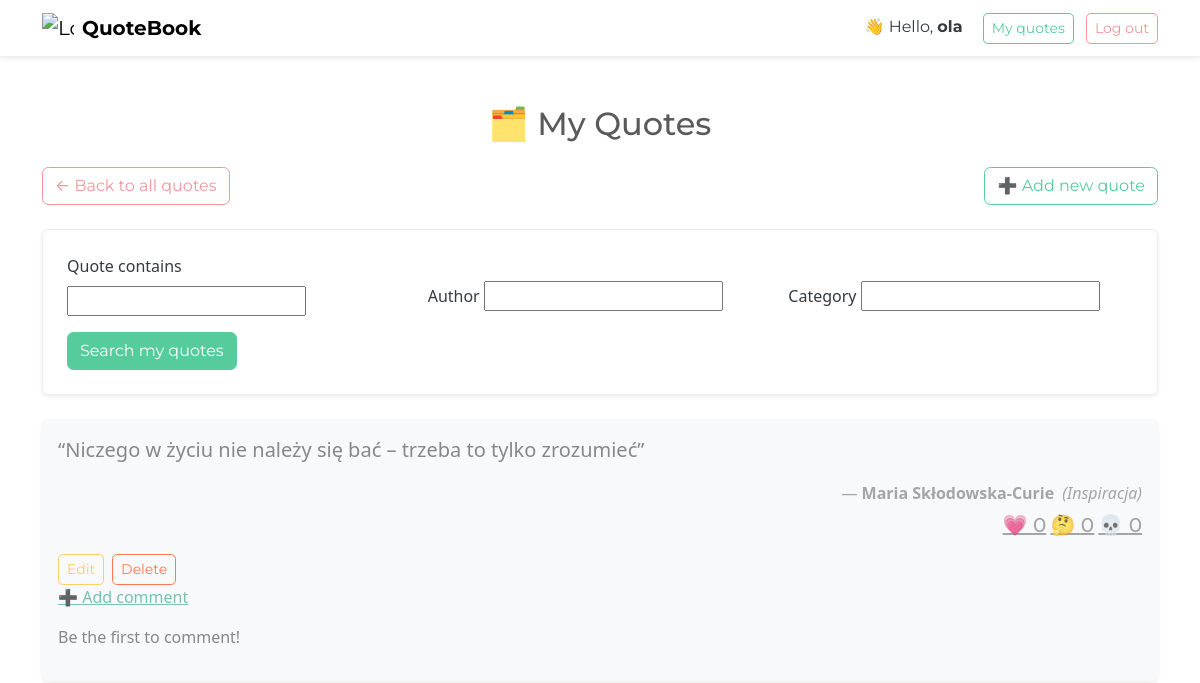
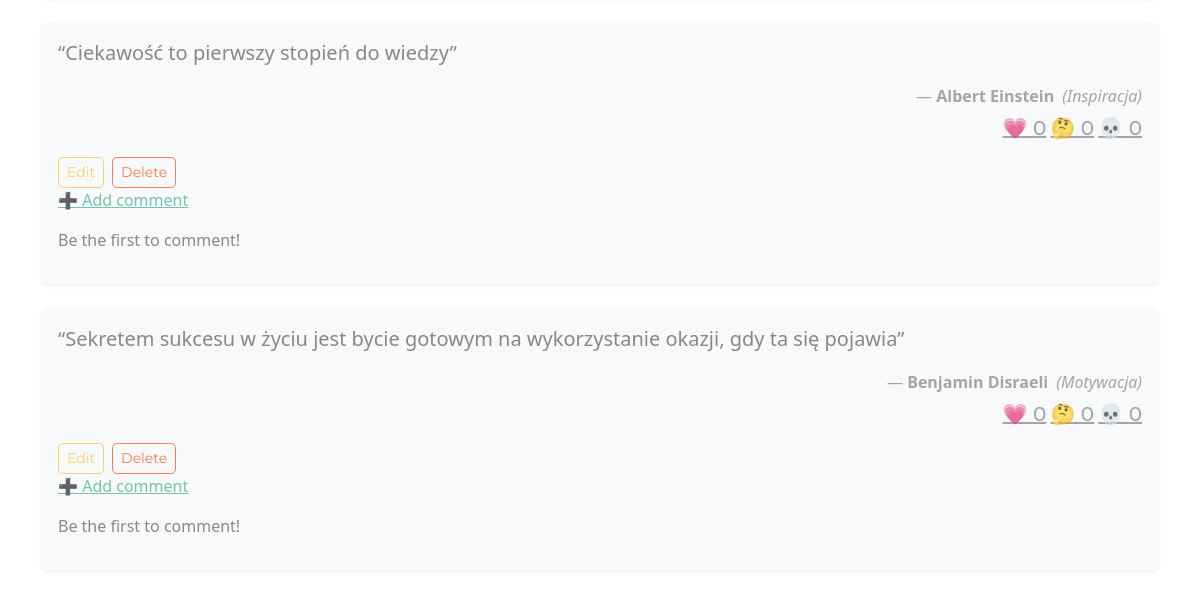
Page /my-quotes/ (signed in, upper part) on the earlier database version (2 pictures, top to bottom).
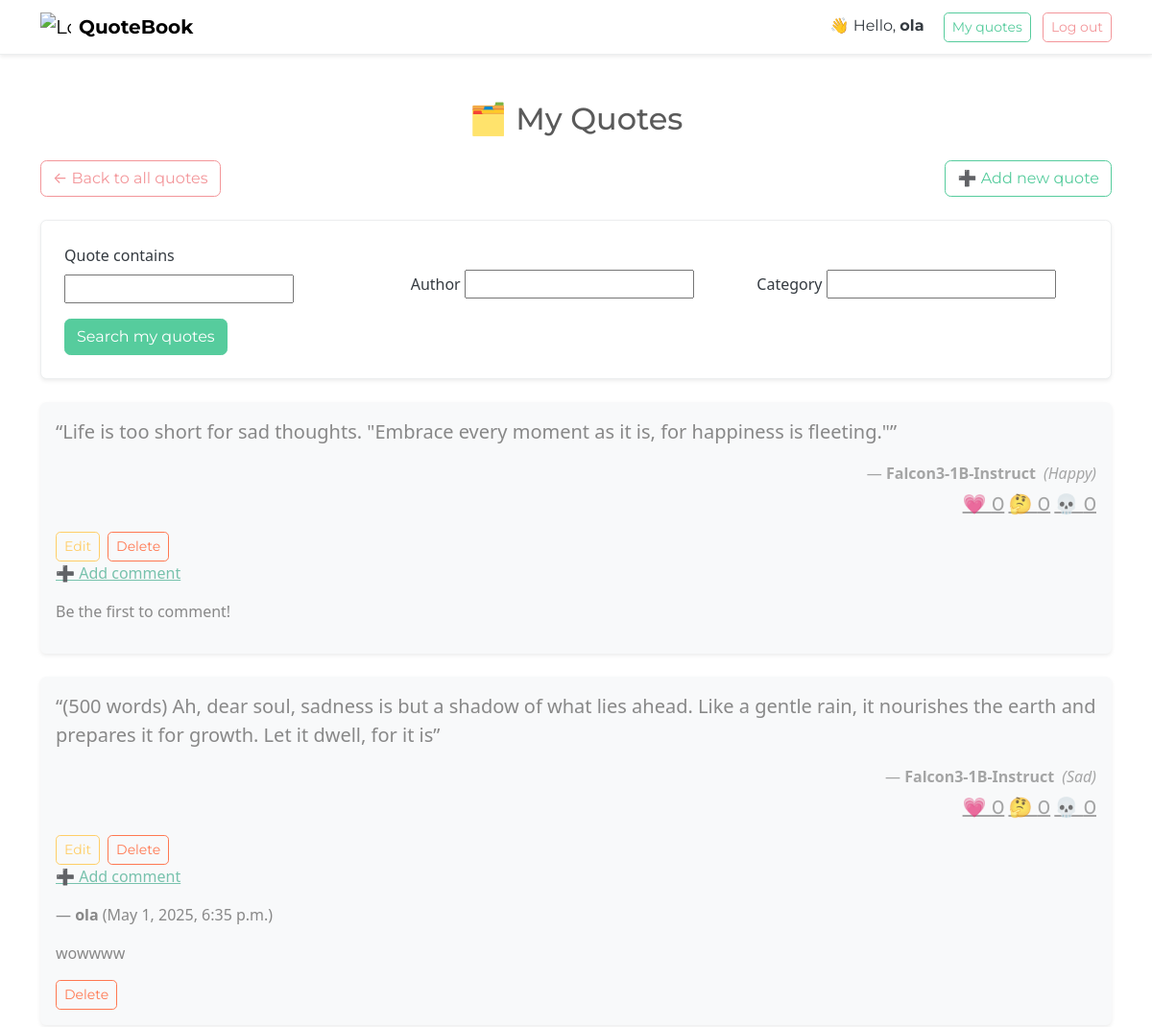
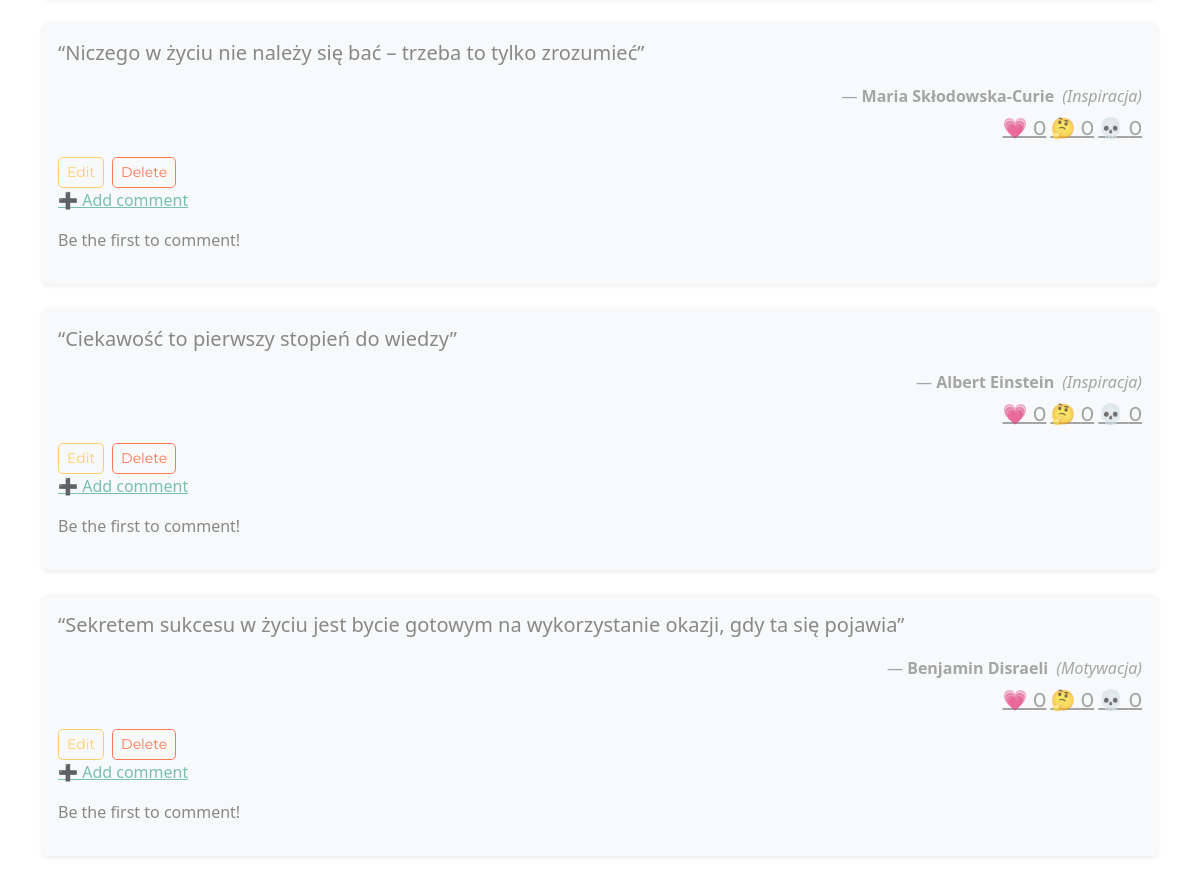
Same page on the later database version (2 pictures, top to bottom).
### quote/models.py (models this page shows, shortened)
class Quote(models.Model):
    author = models.CharField(max_length=100)
    text = models.TextField()
    category = models.CharField(max_length=50, blank=True)
    user = models.ForeignKey(User, on_delete=models.CASCADE)
    @property
    def vote_counts(self):
        return {
            vote_type.label: self.votes.filter(typ=vote_type).count()
            for vote_type in VoteType
        }

class Comment(models.Model):
    quote = models.ForeignKey(Quote, on_delete=models.CASCADE, related_name='comments')
    user = models.ForeignKey(User, on_delete=models.CASCADE)
    content = models.TextField()
    created_at = models.DateTimeField(auto_now_add=True)

### quote/views.py (the view)
# urls.py: path('my-quotes/', views.my_quotes, name='my_quotes'),
@login_required
def my_quotes(request):
    form = QuoteSearchForm(request.GET)
    quotes = Quote.objects.filter(user=request.user).order_by('-id')
    comments = []
    for quote in quotes:
        comments.append(quote.comments.all())
    if form.is_valid():
        text = form.cleaned_data.get('text')
        author = form.cleaned_data.get('author')
        category = form.cleaned_data.get('category')
        if text:
            quotes = quotes.filter(text__icontains=text)
        if author:
            quotes = quotes.filter(author__icontains=author)
        if category:
            quotes = quotes.filter(category__icontains=category)
    return render(request, 'quote/my_quotes.html', {
        'quotes': quotes,
        'search_form': form,
        'comments': comments,
    })

### quote/forms.py
class QuoteSearchForm(forms.Form):
    text = forms.CharField(max_length=100, required=False, label='Quote contains')
    author = forms.CharField(max_length=100, required=False, label='Author')
    category = forms.CharField(max_length=50, required=False, label='Category')

### quote/templates/quote/my_quotes.html (shortened to what this page needs)
{% load custom_tags %}
<!DOCTYPE html>
<html lang="en">
<head>
    <link rel="stylesheet" href="https://cdn.jsdelivr.net/npm/bootswatch@5.3.3/dist/minty/bootstrap.min.css">
</head>
<body class="bg-body text-dark">
<nav class="navbar navbar-expand-lg navbar-light bg-white border-bottom shadow-sm mb-4">
  <div class="container">
    <a class="navbar-brand d-flex align-items-center" href="{% url 'home' %}">
        <img src="https://img.icons8.com/color/48/book.png" alt="Logo" style="width: 32px; margin-right: 8px;">
        <strong>QuoteBook</strong>
    </a>
    <div class="ms-auto">
      {% if request.user.is_authenticated %}
        <span class="me-3">👋 Hello, <strong>{{ request.user.username }}</strong></span>
        <a class="btn btn-outline-success btn-sm me-2" href="{% url 'my_quotes' %}">My quotes</a>
        <a class="btn btn-outline-secondary btn-sm" href="{% url 'logout' %}">Log out</a>
      {% else %}
        <a class="btn btn-success btn-sm me-2" href="{% url 'login' %}">Log in</a>
        <a class="btn btn-outline-success btn-sm" href="{% url 'register' %}">Register</a>
      {% endif %}
    </div>
  </div>
</nav>
<div class="container py-4">
    <h2 class="text-center mb-4">🗂️ My Quotes</h2>
    <div class="d-flex flex-wrap justify-content-between align-items-center mb-3">
        <a class="btn btn-outline-secondary mb-2" href="{% url 'home' %}">← Back to all quotes</a>
        <a class="btn btn-outline-success mb-2" href="{% url 'add_quote' %}">➕ Add new quote</a>
    </div>
    <form method="GET" class="mb-4 p-4 bg-white border rounded shadow-sm">
        <div class="row g-3 align-items-end">
            <div class="col-md-4">
                <label for="id_text" class="form-label">Quote contains</label>
                {{ search_form.text }}
            </div>
            <div class="col-md-4">
                <label for="id_author" class="form-label">Author</label>
                {{ search_form.author }}
            </div>
            <div class="col-md-4">
                <label for="id_category" class="form-label">Category</label>
                {{ search_form.category }}
            </div>
            <div class="col-12 mt-3">
                <button type="submit" class="btn btn-success">Search my quotes</button>
            </div>
        </div>
    </form>
    {% for quote in quotes %}
        <div class="card mb-4 border-0 shadow-sm bg-light">
            <div class="card-body">
                <blockquote class="blockquote fs-5 mb-3">“{{ quote.text }}”</blockquote>
                <p class="mb-0 text-end text-muted">
                    — <strong>{{ quote.author }}</strong>
                    <em class="ms-1">({{ quote.category }})</em>
                </p>
                <div class="mb-0 mt-2 text-end text-muted quote-vote-counts">
                    <a class="mb-0 text-end h5" id="heart-count-{{quote.id}}">💗 {{ quote.vote_counts.Heart }}</a>
                    <a class="mb-0 text-end h5" id="curious-count-{{quote.id}}">🤔 {{ quote.vote_counts.Curious }}</a>
                    <a class="mb-0 text-end h5" id="skull-count-{{quote.id}}">💀 {{ quote.vote_counts.Skull }}</a>
                </div>
                <div class="mt-3 d-flex gap-2">
                    <a href="{% url 'edit_quote' quote.id %}" class="btn btn-sm btn-outline-warning">Edit</a>
                    <a href="{% url 'delete_quote' quote.id %}" class="btn btn-sm btn-outline-danger">Delete</a>
                </div>
                {% if request.user.is_authenticated %}
                    <p><a href="{% url 'add_comment' quote.id %}">➕ Add comment</a></p>
                {% endif %}
                {% with iteration=forloop.counter0 %}
                {% for commentArr in comments %}
                    {% if forloop.counter0 == iteration %}
                    {% for comment in commentArr %}
                        <p>— <strong>{{ comment.user }}</strong> ({{ comment.created_at }})</p>
                        <blockquote>{{ comment.content }}</blockquote>
                        {% if request.user == comment.user %}
                            <div class="mt-3 d-flex gap-2">
                                <a href="{% url 'delete_comment' comment.id %}" class="btn btn-sm btn-outline-danger">Delete</a>
                            </div>
                        {% endif %}
                    {% empty %}
                        <p>Be the first to comment!</p>
                    {% endfor %}
                    {% endif %}
                {% endfor %}
                {% endwith %}
            </div>
        </div>
    {% empty %}
        <p class="text-center">You haven't added any quotes yet.</p>
    {% endfor %}
</div>
</body>
</html>

Differences in the rows shown:
added Quote: text "Life is too short for sad thoughts. \"Embrace every moment as it is, for happiness is fleeting.\"", author "Falcon3-1B-Instruct", category "Happy", vote_counts.Heart "0", vote_counts.Curious "0", vote_counts.Skull "0"
added Quote: text "(500 words) Ah, dear soul, sadness is but a shadow of what lies ahead. Like a gentle rain, it nourishes the earth and prepares it for growth. Let it dwell, for it is", author "Falcon3-1B-Instruct", category "Sad", vote_counts.Heart "0", vote_counts.Curious "0", vote_counts.Skull "0"
added Comment: user "ola", created_at "May 1, 2025, 6:35 p.m.", content "wowwww", shows "Delete"
